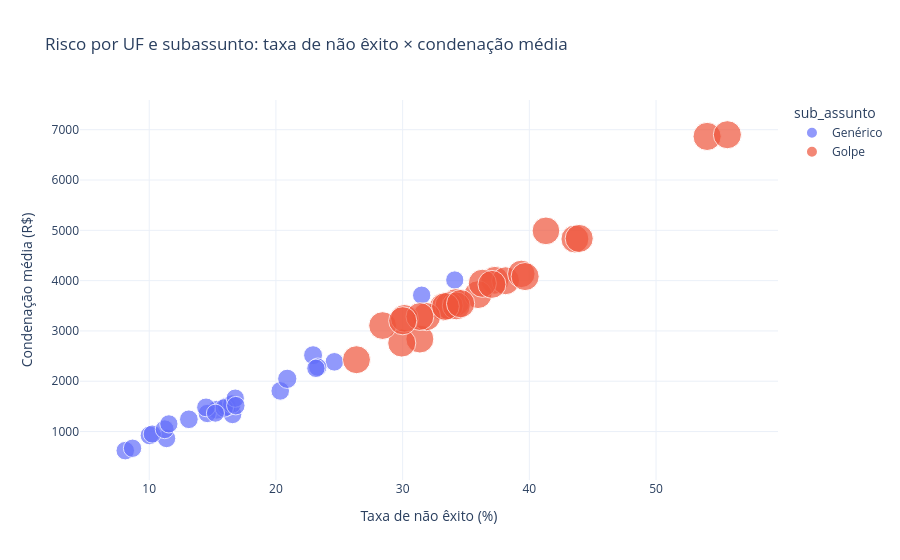

Source (notebook cell):
### Code cell
# Recorte gerencial: volume, taxa de não êxito e exposição financeira por UF/subassunto.
segmento = (df.groupby(['uf', 'sub_assunto'], dropna=False)
             .agg(processos=('numero_processo', 'size'), taxa_nao_exito=('teve_nao_exito', 'mean'),
                  condenacao_media=('valor_da_condenacao_indenizacao', 'mean'),
                  condenacao_total=('valor_da_condenacao_indenizacao', 'sum'))
             .reset_index())
segmento['taxa_nao_exito_pct'] = segmento['taxa_nao_exito'] * 100
fig = px.scatter(segmento, x='taxa_nao_exito_pct', y='condenacao_media', size='processos', color='sub_assunto',
                 hover_name='uf', hover_data=['processos', 'condenacao_total'],
                 title='Risco por UF e subassunto: taxa de não êxito × condenação média',
                 labels={'taxa_nao_exito_pct': 'Taxa de não êxito (%)', 'condenacao_media': 'Condenação média (R$)'})
fig.update_layout(template='plotly_white')
fig.show()

segmento.sort_values('condenacao_total', ascending=False).head(15)

### Figure 1 — Plotly figure (JSON) as saved in the notebook; plotly's stock layout.template omitted (floating-point values rounded to 4 significant figures)
{"data": [{"customdata": [[724.0, 1038000.0], [712.0, 954900.0], [683.0, 2741000.0], [692.0, 2567000.0], [737.0, 1856000.0], [744.0, 1113000.0], [708.0, 1280000.0], [761.0, 1559000.0], [707.0, 1687000.0], [703.0, 436200.0], [714.0, 1103000.0], [704.0, 607800.0], [691.0, 461600.0], [686.0, 932200.0], [710.0, 1043000.0], [685.0, 1140000.0], [728.0, 672400.0], [674.0, 640800.0], [691.0, 1575000.0], [731.0, 764100.0], [716.0, 890600.0], [691.0, 1559000.0], [725.0, 1073000.0], [670.0, 914800.0], [701.0, 1062000.0], [684.0, 788100.0]], "hovertemplate": "<b>%{hovertext}</b><br><br>sub_assunto=Genérico<br>Taxa de não êxito (%)=%{x}<br>Condenação média (R$)=%{y}<br>processos=%{customdata[0]}<br>condenacao_total=%{customdata[1]}<extra></extra>", "hovertext": ["AC", "AL", "AM", "AP", "BA", "CE", "DF", "ES", "GO", "MA", "MG", "MS", "MT", "PA", "PB", "PE", "PI", "PR", "RJ", "RN", "RO", "RS", "SC", "SE", "SP", "TO"], "legendgroup": "Genérico", "marker": {"color": "#636efa", "size": [724, 712, 683, 692, 737, 744, 708, 761, 707, 703, 714, 704, 691, 686, 710, 685, 728, 674, 691, 731, 716, 691, 725, 670, 701, 684], "sizemode": "area", "sizeref": 4.093, "symbol": "circle"}, "mode": "markers", "name": "Genérico", "orientation": "v", "showlegend": true, "type": "scatter", "x": [15.33, 16.57, 34.11, 31.5, 22.93, 16.13, 20.34, 20.89, 24.61, 8.108, 16.53, 11.36, 8.683, 14.58, 15.92, 16.79, 10.03, 10.24, 23.3, 11.22, 13.13, 23.15, 14.48, 15.22, 16.83, 11.55], "xaxis": "x", "y": [1433.0, 1341.0, 4013.0, 3710.0, 2518.0, 1496.0, 1808.0, 2048.0, 2386.0, 620.5, 1545.0, 863.3, 668.0, 1359.0, 1469.0, 1664.0, 923.6, 950.7, 2280.0, 1045.0, 1244.0, 2257.0, 1480.0, 1365.0, 1515.0, 1152.0], "yaxis": "y"}, {"customdata": [[1584.0, 5505000.0], [1596.0, 6394000.0], [1625.0, 11160000.0], [1616.0, 11150000.0], [1571.0, 7839000.0], [1564.0, 5580000.0], [1600.0, 6396000.0], [1547.0, 6395000.0], [1601.0, 7729000.0], [1605.0, 3897000.0], [1594.0, 5933000.0], [1604.0, 4554000.0], [1617.0, 4462000.0], [1622.0, 5678000.0], [1598.0, 5590000.0], [1623.0, 6406000.0], [1580.0, 4908000.0], [1634.0, 5367000.0], [1616.0, 6595000.0], [1576.0, 5122000.0], [1591.0, 5228000.0], [1616.0, 7820000.0], [1582.0, 5516000.0], [1637.0, 5799000.0], [1606.0, 6305000.0], [1623.0, 5198000.0]], "hovertemplate": "<b>%{hovertext}</b><br><br>sub_assunto=Golpe<br>Taxa de não êxito (%)=%{x}<br>Condenação média (R$)=%{y}<br>processos=%{customdata[0]}<br>condenacao_total=%{customdata[1]}<extra></extra>", "hovertext": ["AC", "AL", "AM", "AP", "BA", "CE", "DF", "ES", "GO", "MA", "MG", "MS", "MT", "PA", "PB", "PE", "PI", "PR", "RJ", "RN", "RO", "RS", "SC", "SE", "SP", "TO"], "legendgroup": "Golpe", "marker": {"color": "#EF553B", "size": [1584, 1596, 1625, 1616, 1571, 1564, 1600, 1547, 1601, 1605, 1594, 1604, 1617, 1622, 1598, 1623, 1580, 1634, 1616, 1576, 1591, 1616, 1582, 1637, 1606, 1623], "sizemode": "area", "sizeref": 4.093, "symbol": "circle"}, "mode": "markers", "name": "Golpe", "orientation": "v", "showlegend": true, "type": "scatter", "x": [33.21, 37.28, 54.03, 55.63, 41.31, 34.21, 38.12, 39.37, 43.6, 26.36, 35.95, 31.36, 29.93, 33.66, 34.23, 36.29, 28.42, 31.88, 39.67, 30.14, 31.36, 43.94, 33.38, 34.58, 37.05, 30.01], "xaxis": "x", "y": [3475.0, 4006.0, 6866.0, 6901.0, 4990.0, 3568.0, 3998.0, 4134.0, 4827.0, 2428.0, 3722.0, 2839.0, 2759.0, 3501.0, 3498.0, 3947.0, 3107.0, 3285.0, 4081.0, 3250.0, 3286.0, 4839.0, 3487.0, 3542.0, 3926.0, 3202.0], "yaxis": "y"}], "layout": {"legend": {"itemsizing": "constant", "title": {"text": "sub_assunto"}, "tracegroupgap": 0}, "title": {"text": "Risco por UF e subassunto: taxa de não êxito × condenação média"}, "xaxis": {"anchor": "y", "domain": [0.0, 1.0], "title": {"text": "Taxa de não êxito (%)"}}, "yaxis": {"anchor": "x", "domain": [0.0, 1.0], "title": {"text": "Condenação média (R$)"}}}}
